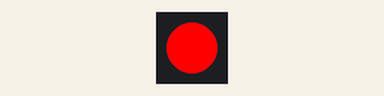
Simulated run of this sketch. Board: Arduino Uno, built with avr-gcc and run on an emulated ATmega328P. Shown: 1 RGB LEDs in strip order, left to right.

Above: at 0.2 s.
At 0.7 s:
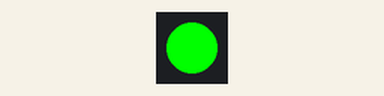
At 2.7 s:
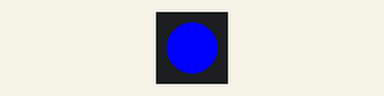
Timing chart, 0 to 3.5 s (numbered marks = the images above):
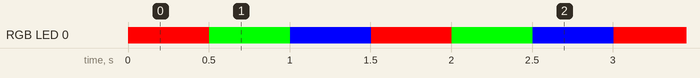

Measured:
- by itself, RGB LED 0: repeats every 1.5 s: RGB(0, 255, 0) 0.50 s, RGB(0, 0, 255) 0.50 s, RGB(255, 0, 0) 0.50 s
- by itself, everything shown: repeats every 1.5 s, in 3 steps

The sketch:

rp2040_zero_onboard_RGB.ino
```cpp
#include <FastLED.h>
#define LEDPIN 16
#define NUMOFLEDS 1

CRGB leds[NUMOFLEDS];

void setup() {
  FastLED.addLeds<WS2812, LEDPIN, GRB>(leds, NUMOFLEDS);
}

void loop() {
  leds[0] = CRGB ( 255, 0, 0);
  FastLED.show();
  delay(500);

  leds[0] = CRGB ( 0, 255, 0);
  FastLED.show();
  delay(500);

  leds[0] = CRGB ( 0, 0, 255);
  FastLED.show();
  delay(500);

}
```
